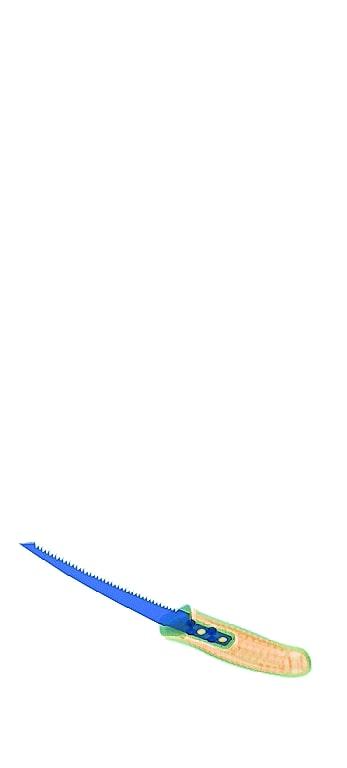
#> input picture threat_images/BAGGAGE_20170524_075554_80428_B.jpg, 347 x 768 px, found by its file name
$ jupyter execute 'BaggageAI Computer Vision.ipynb'   (older library calls are emulated)
#> lines starting #> are read from the running program, lines starting #| are printed output that depends on the picture; after the words box and inside, x2 and y2 are one past the last pixel; in counts of white or black regions, pixels touching at a corner belong together
[cell 1]
#Import Libraries
import cv2
import numpy as np
from PIL import Image
from PIL import ImageCms
from PIL import ImageFile
def overlay_image_alpha(img, img_overlay, x, y, alpha_mask):
#Overlay `img_overlay` onto `img` at (x, y) and blend using `alpha_mask`.
#`alpha_mask` must have same HxW as `img_overlay` and values in range [0, 1].
    # Image ranges
    y1, y2 = max(0, y), min(img.shape[0], y + img_overlay.shape[0])
    x1, x2 = max(0, x), min(img.shape[1], x + img_overlay.shape[1])

    # Overlay ranges
    y1o, y2o = max(0, -y), min(img_overlay.shape[0], img.shape[0] - y)
    x1o, x2o = max(0, -x), min(img_overlay.shape[1], img.shape[1] - x)

    # Exit if nothing to do
    if y1 >= y2 or x1 >= x2 or y1o >= y2o or x1o >= x2o:
        return

    # Blend overlay within the determined ranges
    img_crop = img[y1:y2, x1:x2]
    img_overlay_crop = img_overlay[y1o:y2o, x1o:x2o]
    alpha = alpha_mask[y1o:y2o, x1o:x2o, np.newaxis]
    alpha_inv = 1.0 - alpha

    img_crop[:] = alpha * img_overlay_crop + alpha_inv * img_crop

# Import Theft Object
# force opening truncated/corrupt image files
ImageFile.LOAD_TRUNCATED_IMAGES = True
img = cv2.imread("/Users/swathisomayaji/Desktop/BaggageAI_CV_Hiring_Assignment/threat_images/BAGGAGE_20170524_075554_80428_B.jpg", 1)
#> img is the input picture: shape (768, 347, 3); mean B, G, R 252.6, 252.4, 251.9

# PIL image
img = cv2.cvtColor(img, cv2.COLOR_BGR2RGB)

## (1) Convert to gray, and threshold
gray = cv2.cvtColor(img, cv2.COLOR_RGB2GRAY)
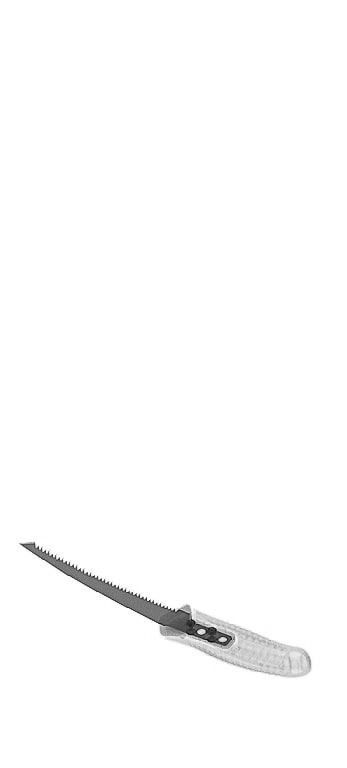
#> gray: shape (768, 347); min 5, max 255, mean 252.3
th, threshed = cv2.threshold(gray, 255, 240, cv2.THRESH_BINARY_INV)
#> threshed: shape (768, 347); every value is 240

## (2) Morph-op to remove noise
kernel = cv2.getStructuringElement(cv2.MORPH_ELLIPSE, (11,11))
morphed = cv2.morphologyEx(threshed, cv2.MORPH_CLOSE, kernel)

## (3) Find the max-area contour
cnts = cv2.findContours(morphed, cv2.RETR_EXTERNAL, cv2.CHAIN_APPROX_SIMPLE)[-2]
#> cnts = [[[0, 0], [0, 767], [346, 767], [346, 0]]]
cnt = sorted(cnts, key=cv2.contourArea)[-1]
#> cnt = [[0, 0], [0, 767], [346, 767], [346, 0]]

## (4) Crop
x,y,w,h = cv2.boundingRect(cnt)
#> x = 0; y = 0; w = 347; h = 768
dst = img[y:y+h, x:x+w]
# add border/padding around the cropped image
dst = cv2.copyMakeBorder(dst, 10, 10, 10, 10, cv2.BORDER_CONSTANT, value=[255,255,255])
#Creating Object with array interface
img = Image.fromarray(dst, 'RGB')
#To make the image background transparent, we first need to change "RGB" to "RGBA".
img = img.convert("RGBA")
#> img: PIL image 367x788 RGBA
#Rotate the Image by 45 degree
#applying the positive of the angle to anti-rotate clockwise
img=img.rotate(45, resample=0, expand=1, center=None, translate=None, fillcolor=None)
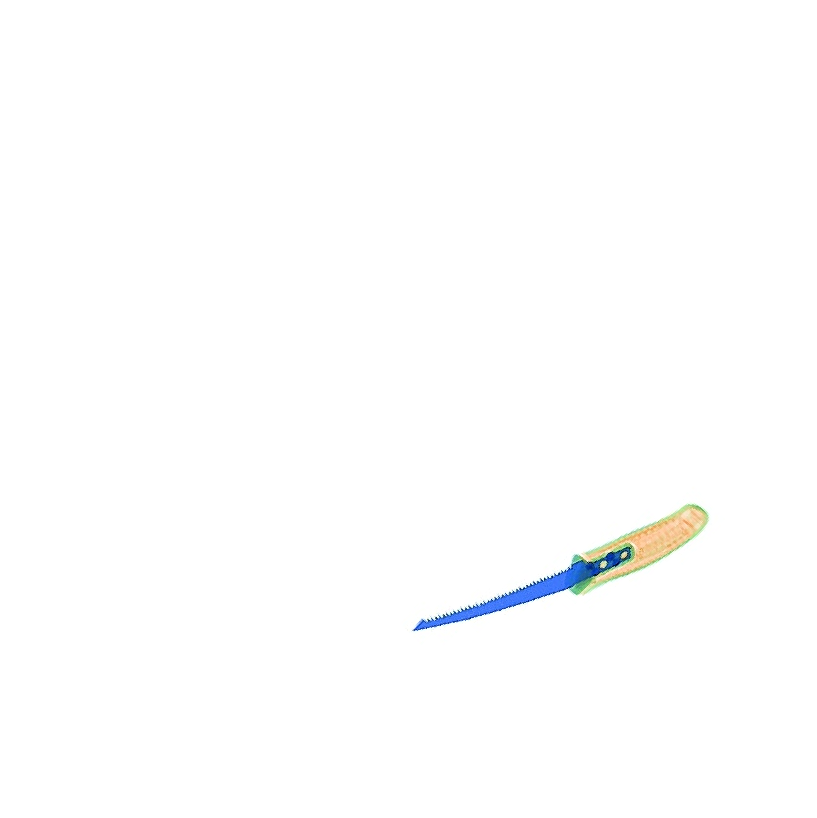
#> img: PIL image 817x818 RGBA; mean R, G, B, A 109.3, 109.5, 109.6, 110.5; transparent parts drawn white
#Then we first take out the pixel value of this picture and determine whether the pixel is white (255, 255, 255)
datas = img.getdata()
# Transparency
newData = []

for items in datas:
    if items[0] == 255 and items[1] == 255 and items[2] == 255:
        newData.append((0, 0, 0, 0))
    else:
        if items[0] >150 and items[1] > 150 and items[2] > 225:
            newData.append((0, 0, 0, 0))
        else:
            newData.append(items)
#> after the loop, newData = 668306 items
            #print(items)
img.putdata(newData)
#I replaced all dots with pixel values (255, 255, 255) with transparent
#Import Background Image
background = Image.open("/Users/swathisomayaji/Desktop/BaggageAI_CV_Hiring_Assignment/background_images/S0300542812_20180822020845_L-10_1.jpg").convert("RGBA")
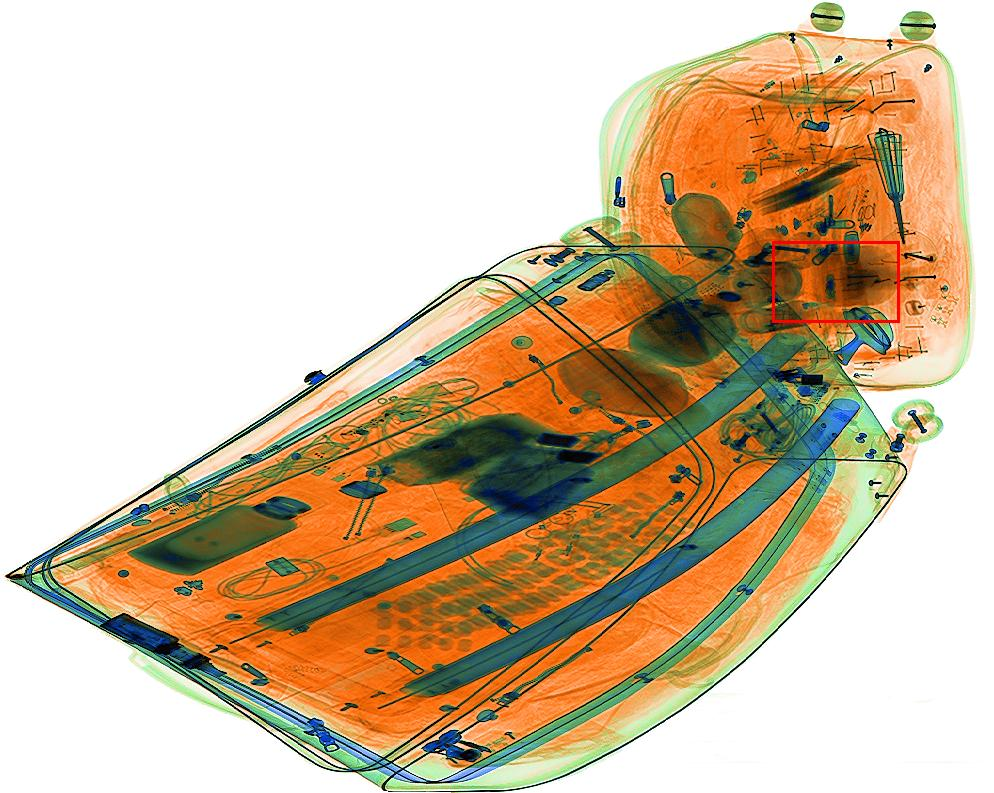
#> input picture background_images/S0300542812_20180822020845_L-10_1.jpg, 994 x 793 px, found by its file name
#Find the size of Background image so that size of theft object can be decided.
bg_w, bg_h = background.size
#> bg_w = 994; bg_h = 793

basewidth = background.size[0]
#> basewidth = 994
wpercent = (basewidth/float(img.size[0]))
#> wpercent = 1.22
hsize = int((float(img.size[1])*float(wpercent)))
#> hsize = 995
#Resize of the theft object and assinging it as foreground image.
foreground = img.resize((basewidth,hsize), Image.ANTIALIAS)
#Find the size of foreground image to
img_w, img_h = foreground.size
#> img_w = 994; img_h = 995
x,y = ( (bg_h - img_h) // 2,(bg_w - img_w) // 2)
#> x = -101
img = np.array(background)
img_overlay_rgba = np.array(foreground)
#img should not contain an alpha channel. (e.g. If it is RGBA, convert to RGB first.)
#img_overlay has the same number of channels as img.
# Perform blending
alpha_mask = img_overlay_rgba[:, :, 3] / 255.0
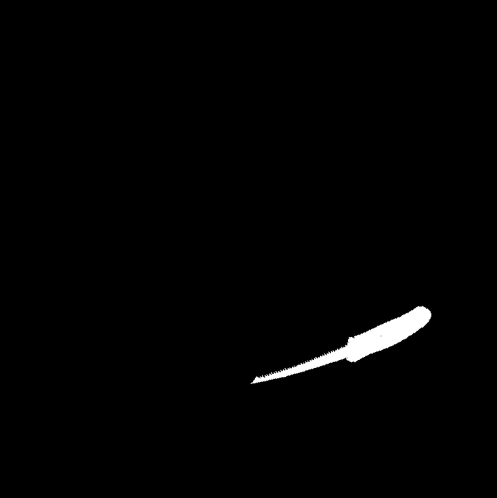
#> alpha_mask: shape (995, 994) float64 (shown at 1/2 size); min 0, max 1, mean 0.0111
img_result = img[:, :, :3].copy()
#> img_result is the input picture: shape (793, 994, 3); mean R, G, B 209.8, 188.8, 161
img_overlay = img_overlay_rgba[:, :, :3]
overlay_image_alpha(img_result, img_overlay, x, y, alpha_mask*0.7)
#> in overlay_image_alpha, `img_overlay_crop = img_overlay[y1o:y2o, x1o:x2o]`:
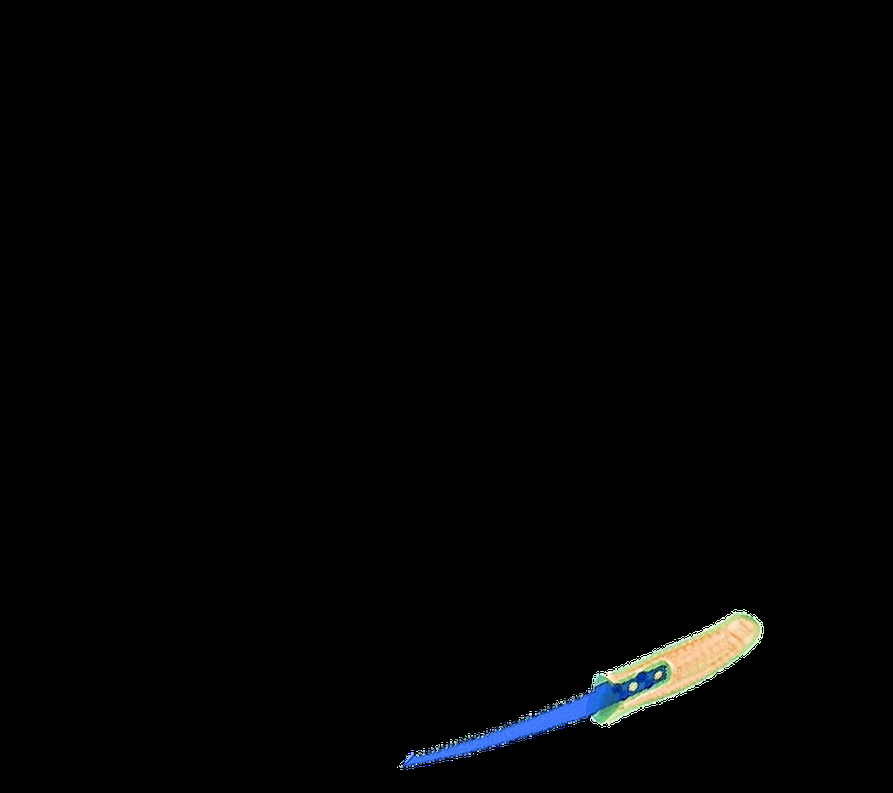
#> img_overlay_crop: shape (793, 893, 3); mean R, G, B 2.6, 3, 3.1
#> in overlay_image_alpha, `alpha_inv = 1.0 - alpha`:
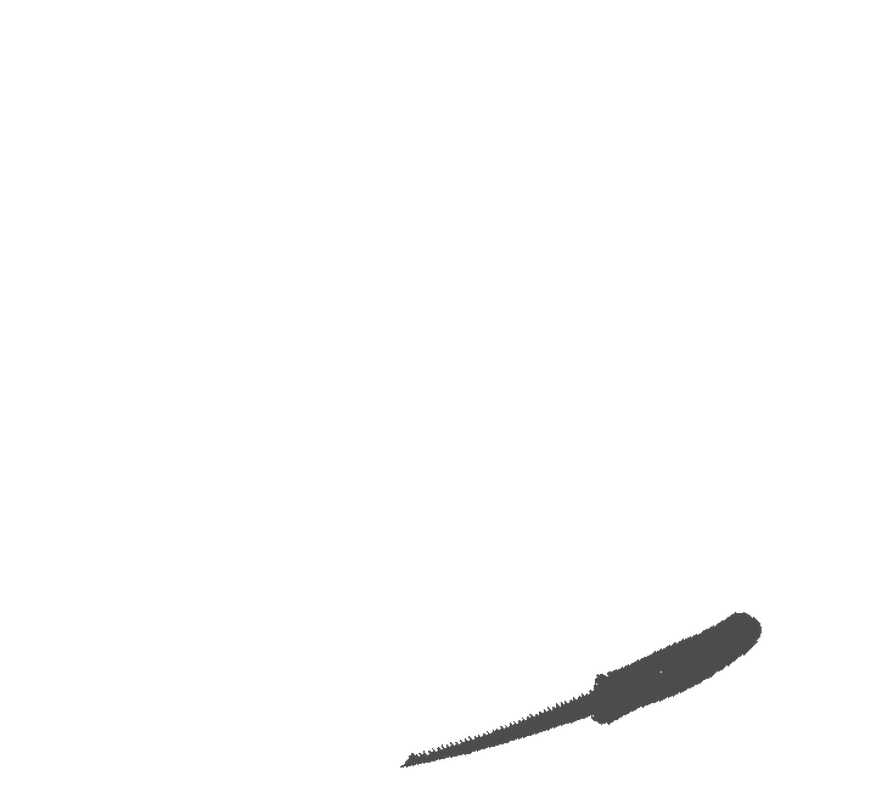
#> alpha_inv: shape (793, 893, 1) float64; min 0.3, max 1, mean 0.989
#> in overlay_image_alpha, `img_crop[:] = alpha * img_overlay_crop + alpha_inv * img_crop`:
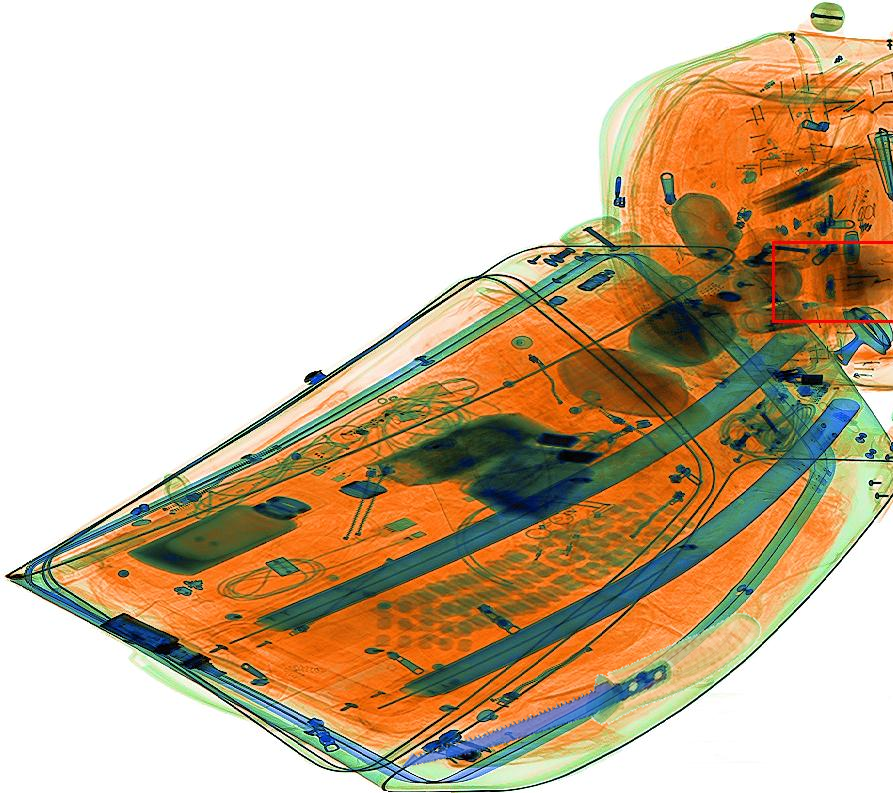
#> img_crop: shape (793, 893, 3); mean R, G, B 205.6, 184.6, 156.4
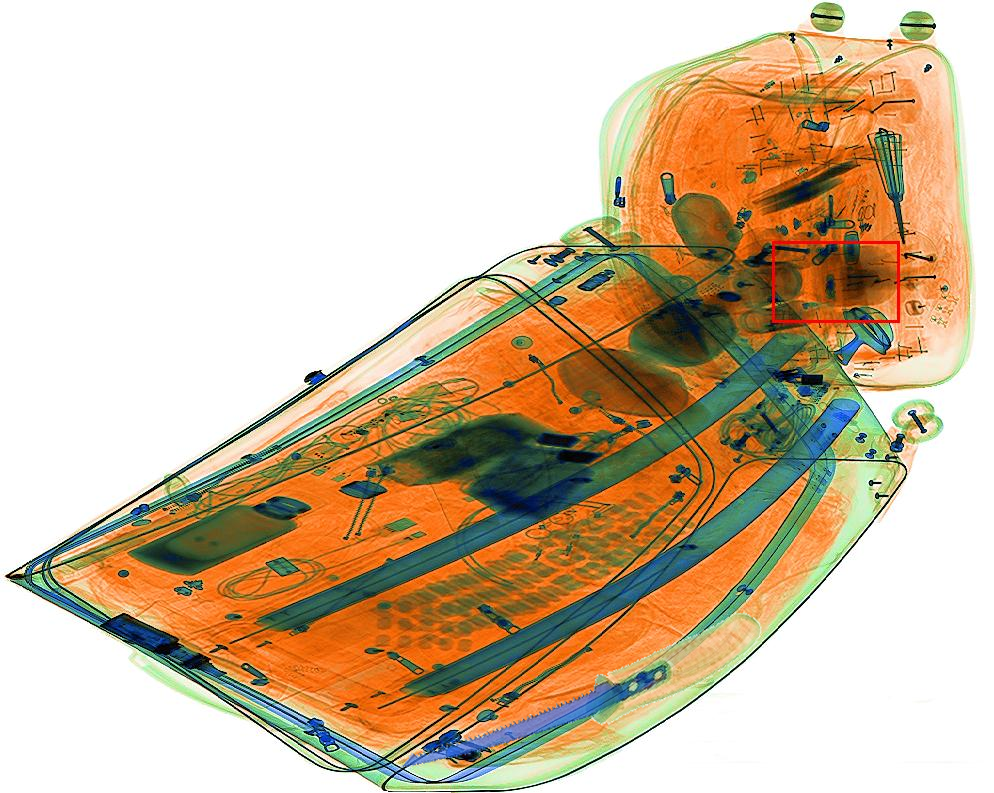
#> img_result: shape (793, 994, 3); 1.58% of pixels changed, all inside (x1, y1, x2, y2) = (399, 609, 764, 770)

# Save result
Image.fromarray(img_result).save("img_result.jpg")
